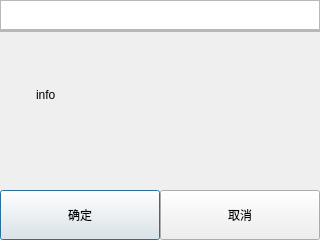
<?xml version="1.0" encoding="UTF-8"?>
<ui version="4.0">
 <class>OKDialog</class>
 <widget class="QDialog" name="OKDialog">
  <property name="enabled">
   <bool>true</bool>
  </property>
  <property name="geometry">
   <rect>
    <x>0</x>
    <y>0</y>
    <width>320</width>
    <height>240</height>
   </rect>
  </property>
  <property name="windowTitle">
   <string>OKDialog</string>
  </property>
  <widget class="QLabel" name="info">
   <property name="geometry">
    <rect>
     <x>36</x>
     <y>50</y>
     <width>248</width>
     <height>90</height>
    </rect>
   </property>
   <property name="text">
    <string>info</string>
   </property>
  </widget>
  <widget class="QGraphicsView" name="title">
   <property name="geometry">
    <rect>
     <x>0</x>
     <y>0</y>
     <width>320</width>
     <height>30</height>
    </rect>
   </property>
  </widget>
  <widget class="QPushButton" name="confirm_button">
   <property name="geometry">
    <rect>
     <x>0</x>
     <y>190</y>
     <width>160</width>
     <height>50</height>
    </rect>
   </property>
   <property name="text">
    <string>确定</string>
   </property>
  </widget>
  <widget class="QPushButton" name="cancel_button">
   <property name="geometry">
    <rect>
     <x>160</x>
     <y>190</y>
     <width>160</width>
     <height>50</height>
    </rect>
   </property>
   <property name="text">
    <string>取消</string>
   </property>
  </widget>
  <widget class="QGraphicsView" name="splite">
   <property name="geometry">
    <rect>
     <x>0</x>
     <y>30</y>
     <width>320</width>
     <height>2</height>
    </rect>
   </property>
  </widget>
 </widget>
 <resources/>
 <connections/>
</ui>
